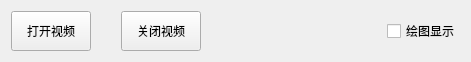
      <widget class="QWidget" name="layoutWidget">
       <property name="geometry">
        <rect>
         <x>110</x>
         <y>510</y>
         <width>471</width>
         <height>42</height>
        </rect>
       </property>
       <layout class="QHBoxLayout" name="horizontalLayout_2">
        <property name="spacing">
         <number>30</number>
        </property>
        <item>
         <widget class="QPushButton" name="pushButton_Open_Video">
          <property name="minimumSize">
           <size>
            <width>0</width>
            <height>40</height>
           </size>
          </property>
          <property name="maximumSize">
           <size>
            <width>16777215</width>
            <height>40</height>
           </size>
          </property>
          <property name="cursor">
           <cursorShape>PointingHandCursor</cursorShape>
          </property>
          <property name="text">
           <string>打开视频</string>
          </property>
          <property name="iconSize">
           <size>
            <width>30</width>
            <height>30</height>
           </size>
          </property>
         </widget>
        </item>
        <item>
         <widget class="QPushButton" name="pushButton_Close_Video">
          <property name="minimumSize">
           <size>
            <width>0</width>
            <height>40</height>
           </size>
          </property>
          <property name="maximumSize">
           <size>
            <width>16777215</width>
            <height>40</height>
           </size>
          </property>
          <property name="cursor">
           <cursorShape>PointingHandCursor</cursorShape>
          </property>
          <property name="text">
           <string>关闭视频</string>
          </property>
          <property name="iconSize">
           <size>
            <width>30</width>
            <height>30</height>
           </size>
          </property>
         </widget>
        </item>
        <item>
         <spacer name="horizontalSpacer">
          <property name="orientation">
           <enum>Qt::Horizontal</enum>
          </property>
          <property name="sizeHint" stdset="0">
           <size>
            <width>78</width>
            <height>28</height>
           </size>
          </property>
         </spacer>
        </item>
        <item>
         <widget class="QCheckBox" name="checkBox">
          <property name="text">
           <string>绘图显示</string>
          </property>
          <property name="iconSize">
           <size>
            <width>30</width>
            <height>30</height>
           </size>
          </property>
         </widget>
        </item>
       </layout>
      </widget>
